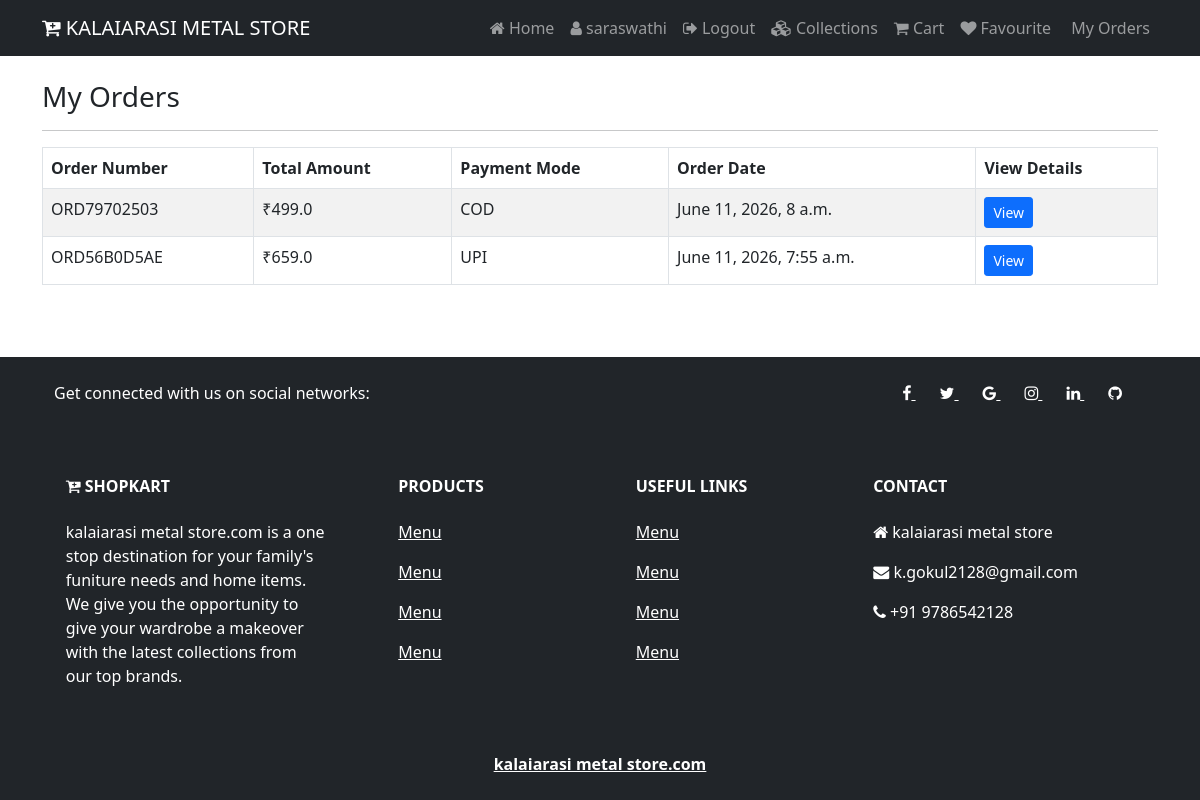
/myorders/ (signed in), run on the app's committed database.
### shop/models.py (models this page shows, shortened)
class Order(models.Model):
    PAYMENT_CHOICES = (
        ('COD', 'Cash On Delivery'),
        ('UPI', 'UPI Payment'),
    )
    STATUS_CHOICES = (
        ('Pending', 'Pending'),
        ('Confirmed', 'Confirmed'),
        ('Packed', 'Packed'),
        ('Shipped', 'Shipped'),
        ('Out For Delivery', 'Out For Delivery'),
        ('Delivered', 'Delivered'),
        ('Cancelled', 'Cancelled'),
    )
    user = models.ForeignKey(User, on_delete=models.CASCADE)  # Removed duplicate line
    order_number = models.CharField(max_length=20, unique=True, null=True, blank=True, editable=False)
    email = models.CharField(max_length=150)
    phone = models.CharField(max_length=150)
    address = models.TextField()
    pincode = models.CharField(max_length=150)
    total_amount = models.FloatField(null=True)
    payment_mode = models.CharField(max_length=10, choices=PAYMENT_CHOICES, default='COD')
    payment_id = models.CharField(max_length=250, null=True, blank=True)
    payment_status = models.CharField(max_length=20, default='Pending')
    order_status = models.CharField(max_length=30, choices=STATUS_CHOICES, default='Pending')
    transaction_id = models.CharField(max_length=100, null=True, blank=True)
    created_at = models.DateTimeField(auto_now_add=True)

### shop/views.py (the view)
# urls.py: path('myorders/', views.myorders, name='myorders'),
def myorders(request):
    if request.user.is_authenticated:
        orders = Order.objects.filter(user=request.user).order_by("-created_at")
    else:
        orders = Order.objects.none()
    return render(request, "shop/myorders.html", {"orders": orders})

### shop/templates/shop/myorders.html (shortened to what this page needs)
{% extends 'shop/layouts/main.html' %}
{% block content %}
<div class="container" style="margin-top:80px;">
    <div class="row">
        <div class="col-md-12">
            <h3>My Orders</h3>
            <hr>
            <table class="table table-bordered table-striped">
                <thead>
                    <tr>
                        <th>Order Number</th>
                        <th>Total Amount</th>
                        <th>Payment Mode</th>
                        <th>Order Date</th>
                        <th>View Details</th>
                    </tr>
                </thead>
                <tbody>
                    {% for item in orders %}
                    <tr>
                        <td>{{ item.order_number }}</td>
                        <td>₹{{ item.total_amount }}</td>
                        <td>{{ item.payment_mode }}</td>
                        <td>{{ item.created_at }}</td>
                        <td>
                            <a href="{% url 'orderdetails' item.id %}"
                               class="btn btn-primary btn-sm">
                                View
                            </a>
                        </td>
                    </tr>
                    {% empty %}
                    <tr>
                        <td colspan="5" class="text-center">
                            No Orders Found
                        </td>
                    </tr>
                    {% endfor %}
                </tbody>
            </table>
        </div>
    </div>
</div>
{% endblock content %}

### shop/templates/shop/layouts/main.html (shortened to what this page needs)
{% load static %}
<!DOCTYPE html>
<html lang="en">
<head>
    <link href="https://cdn.jsdelivr.net/npm/bootstrap@5.0.2/dist/css/bootstrap.min.css" rel="stylesheet">
    <link rel="stylesheet" href="https://cdnjs.cloudflare.com/ajax/libs/font-awesome/4.7.0/css/font-awesome.min.css">
    <link rel="stylesheet" href="{% static 'css/style.css' %}">
</head>
<body>
    <div class="main-wrapper">
        {% include 'shop/inc/navbar.html' %}
        {% block content %}
        {% endblock %}
    </div>
    {% include 'shop/inc/footer.html' %}
</body>
</html>

### shop/templates/shop/inc/navbar.html (shortened to what this page needs)
<nav class="navbar navbar-expand-lg navbar-dark bg-dark fixed-top auto-hide-nav">
    <div class="container">
        <a class="navbar-brand" href="{% url 'home' %}">
            <i class="fa fa-cart-plus"></i> KALAIARASI METAL STORE
        </a>
        <div class="collapse navbar-collapse" id="navbarNavAltMarkup">
            <div class="navbar-nav ms-auto">
                <a class="nav-link" href="{% url 'home' %}">
                    <i class="fa fa-home"></i> Home
                </a>
                {% if request.user.is_authenticated %}
                    <a class="nav-link" href="#">
                        <i class="fa fa-user"></i> {{ request.user }}
                    </a>
                    <a class="nav-link" href="{% url 'logout' %}">
                        <i class="fa fa-sign-out"></i> Logout
                    </a>
                {% endif %}
                <a class="nav-link" href="{% url 'collections_list' %}">
                    <i class="fa fa-cubes"></i> Collections
                </a>
                <a class="nav-link" href="{% url 'cart' %}">
                    <i class="fa fa-shopping-cart"></i> Cart
                </a>
                <a class="nav-link" href="{% url 'Fav' %}">
                    <i class="fa fa-heart"></i> Favourite
                </a>
                <a class="nav-link" href="{% url 'myorders' %}">
                     My Orders
                </a>
            </div>
        </div>
    </div>
</nav>

### shop/templates/shop/inc/footer.html
<footer class="text-center text-lg-start bg-dark text-white">
    <section class="container d-flex justify-content-center justify-content-lg-between p-4">
        <div class="me-5 d-none d-lg-block">
            <span>Get connected with us on social networks:</span>
        </div>
        <div>
            <a href="" class="me-4 text-reset">
                <i class="fa fa-facebook"></i>
            </a>
            <a href="" class="me-4 text-reset">
                <i class="fa fa-twitter"></i>
            </a>
            <a href="" class="me-4 text-reset">
                <i class="fa fa-google"></i>
            </a>
            <a href="" class="me-4 text-reset">
                <i class="fa fa-instagram"></i>
            </a>
            <a href="" class="me-4 text-reset">
                <i class="fa fa-linkedin"></i>
            </a>
            <a href="" class="me-4 text-reset">
                <i class="fa fa-github"></i>
            </a>
        </div>
    </section>
    <section>
        <div class="container text-center text-md-start mt-5">
            <div class="row mt-3">
                <div class="col-md-3 col-lg-4 col-xl-3 mx-auto mb-4">
                    <h6 class="text-uppercase fw-bold mb-4">
                        <i class="fa fa-cart-plus"></i> ShopKart
                    </h6>
                    <p>
                        kalaiarasi metal store.com is a one stop destination for your family's
                        funiture needs and home items. We give you the opportunity to give your
                        wardrobe a makeover with the latest collections from our
                        top brands.
                    </p>
                </div>
                <div class="col-md-2 col-lg-2 col-xl-2 mx-auto mb-4">
                    <h6 class="text-uppercase fw-bold mb-4">Products</h6>
                    <p><a href="#!" class="text-reset">Menu</a></p>
                    <p><a href="#!" class="text-reset">Menu</a></p>
                    <p><a href="#!" class="text-reset">Menu</a></p>
                    <p><a href="#!" class="text-reset">Menu</a></p>
                </div>
                <div class="col-md-3 col-lg-2 col-xl-2 mx-auto mb-4">
                    <h6 class="text-uppercase fw-bold mb-4">Useful links</h6>
                    <p><a href="#!" class="text-reset">Menu</a></p>
                    <p><a href="#!" class="text-reset">Menu</a></p>
                    <p><a href="#!" class="text-reset">Menu</a></p>
                    <p><a href="#!" class="text-reset">Menu</a></p>
                </div>
                <div class="col-md-4 col-lg-3 col-xl-3 mx-auto mb-md-0 mb-4">
                    <h6 class="text-uppercase fw-bold mb-4">Contact</h6>
                    <p>
                        <i class="fa fa-home"></i> kalaiarasi metal store
                    </p>
                    <p>
                        <i class="fa fa-envelope"></i> k.gokul2128@gmail.com
                    </p>
                    <p>
                        <i class="fa fa-phone"></i> +91 9786542128
                    </p>
                </div>
            </div>
        </div>
    </section>
    <div class="text-center p-4">
        <a class="text-reset fw-bold" href="https://kalaiarasi metal store.com/">
            kalaiarasi metal store.com
        </a>
    </div>
</footer>

### static/css/style.css (style rules this page uses)
.row { display: flex; flex-wrap: wrap; }
.navbar-nav { flex-wrap: nowrap !important; }

### shop/templates/shop/layouts/main.html (style rules this page uses)
html, body { height: 100%; margin: 0; }
body { display: flex; flex-direction: column; }
.main-wrapper { flex: 1 0 auto; }
footer { flex-shrink: 0; }

### shop/templates/shop/inc/navbar.html (style rules this page uses)
.auto-hide-nav { transform: translateY(-100%); transition: transform 0.4s ease-in-out !important; }

### data on the page
Order: order_number "ORD79702503", total_amount "499.0", payment_mode "COD", created_at "June 11, 2026, 8 a.m."
Order: order_number "ORD56B0D5AE", total_amount "659.0", payment_mode "UPI", created_at "June 11, 2026, 7:55 a.m."

### other printed values
{{ request.user }} "saraswathi"
